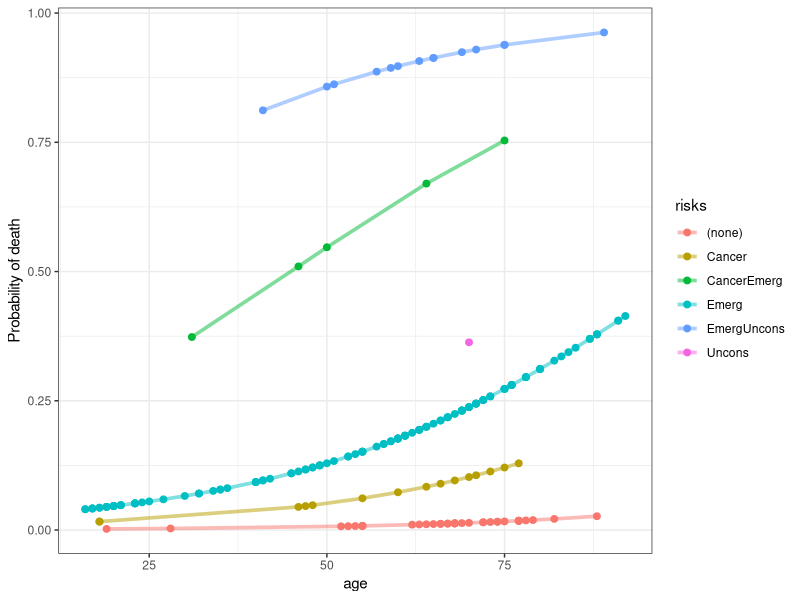

Recreate this plot in R.
library(vcdExtra)


### Name: ICU
### Title: ICU data set
### Aliases: ICU
### Keywords: datasets

### ** Examples

data(ICU)
# remove redundant variables (race, coma)
ICU1 <- ICU[,-c(4,20)]

# fit full model
icu.full <- glm(died ~ ., data=ICU1, family=binomial)
summary(icu.full)

# simpler model (found from a "best" subsets procedure)
icu.mod1 <- glm(died ~ age + sex + cancer + systolic + admit + uncons, data=ICU1, family=binomial)
summary(icu.mod1)

# even simpler model
icu.mod2 <- glm(died ~ age + cancer  + admit + uncons, data=ICU1, family=binomial)
summary(icu.mod2)

anova(icu.mod2, icu.mod1, icu.full, test="Chisq")

## Reproduce Fig 6.12 from VCD

icu.fit <- data.frame(ICU, prob=predict(icu.mod2, type="response"))

# combine categorical risk factors to a single string
risks <- ICU[, c("cancer", "admit", "uncons")]
risks[,1] <- ifelse(risks[,1]=="Yes", "Cancer", "")
risks[,2] <- ifelse(risks[,2]=="Emergency", "Emerg", "")
risks[,3] <- ifelse(risks[,3]=="Yes", "Uncons", "")
risks <- apply(risks, 1, paste, collapse="")
risks[risks==""] <- "(none)"
icu.fit$risks <- risks

library(ggplot2)
ggplot(icu.fit, aes(x=age, y=prob, color=risks)) +
	geom_point(size=2) +
	geom_line(size=1.25, alpha=0.5) +
	theme_bw() + ylab("Probability of death")
